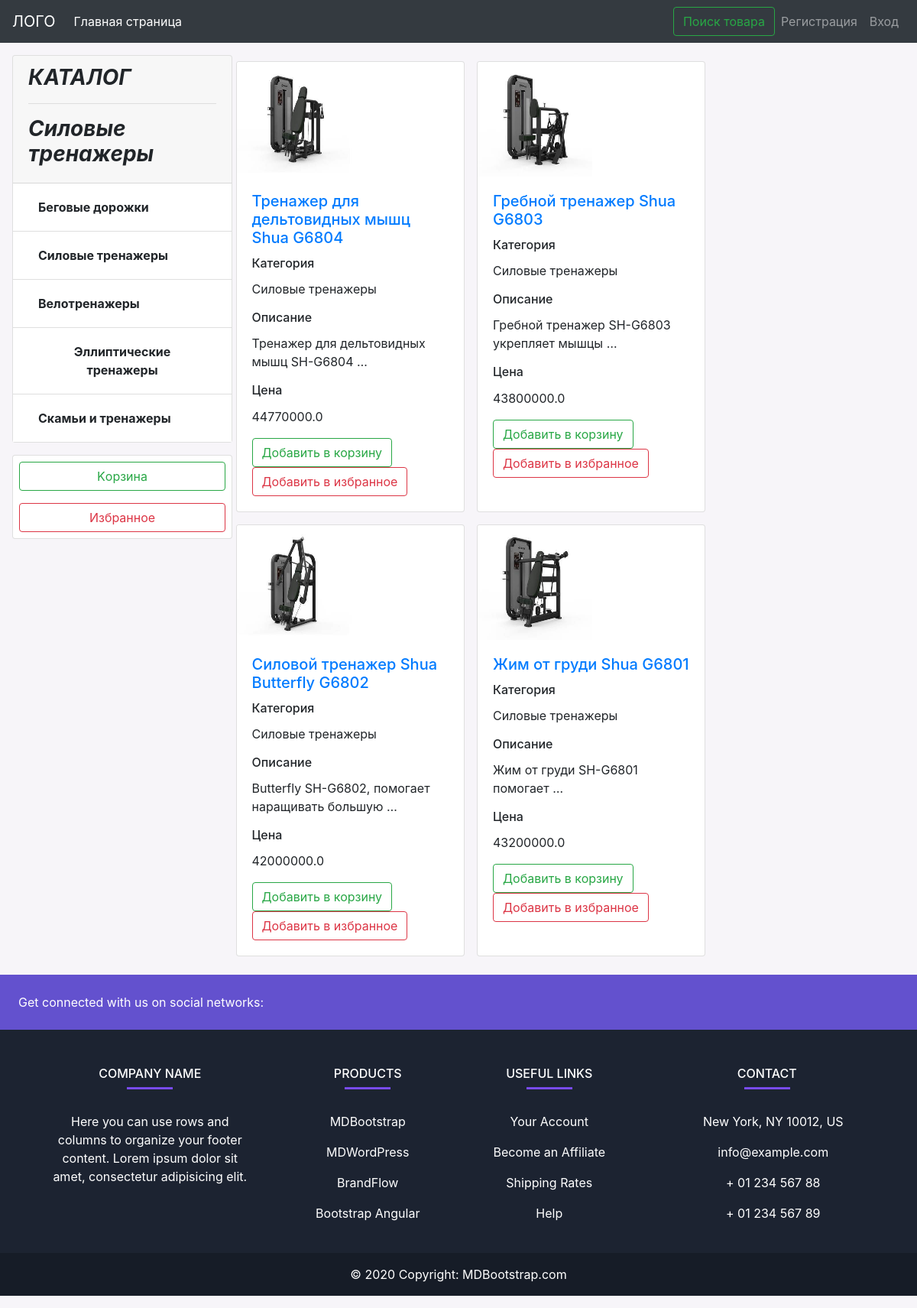
The app's page /category/2/ with its own data.
### shop/models.py (models this page shows, shortened)
class Category(models.Model):
    title = models.CharField(max_length=250, verbose_name='Категория')
    def __str__(self):
        return self.title
    class Meta:
        verbose_name = 'Категория'
        verbose_name_plural = 'Категории'

class Shop(models.Model):
    title = models.CharField(max_length=250, verbose_name='Название')
    description = models.TextField(verbose_name='Описание')
    price = models.FloatField(verbose_name='Цена')
    photo = models.ImageField(upload_to='product/', null=False, verbose_name='Фото')
    category = models.ForeignKey('Category', on_delete=models.CASCADE)
    class Meta:
        verbose_name = 'Продукт'
        verbose_name_plural = 'Продукты'

### shop/views.py (the view)
# urls.py: path('category/<int:category_id>/', category_page, name='category_page'),
def category_page(request, category_id):
    category = Category.objects.get(id=category_id)
    shops = Shop.objects.filter(category=category)
    categories = Category.objects.all()
    context = {
        'title': category.title,
        'category': category,
        'shops': shops,
        'categories': categories
    }
    return render(request, 'shop/main_page.html', context)

### shop/templates/shop/main_page.html (shortened to what this page needs)
{% extends 'base.html' %}
{% block main %}
<div class="m-3">
    <div class="row">
        <div class="col-md-3">
            <div class="card" style="width: 18rem;">
                <div class="card-header">
                    <h3>
                        <b><i>КАТАЛОГ
                            <hr>
                            {{category.title}}</i></b>
                    </h3>
                </div>
                <div class="categories d-flex justify-content-between">
                    <ul class="list-group list-group-flush">
                        {% for category in categories %}
                        <li class="list-group-item">
                            <a class="btn" href="{% url 'main:category_page' category.id %}">
                                <b>{{ category.title }}</b>
                            </a>
                        </li>
                        {% endfor %}
                    </ul>
                </div>
            </div>
            <div class="card mt-3 mb-3" style="width: 18rem;">
                <a href="{% url 'basket:my_basket' %}" class="btn btn-outline-success m-2">Kорзинa</a>
                <a href="{% url 'favorites:favorite_list' %}" class="btn btn-outline-danger m-2">Избранное</a>
            </div>
        </div>
        <div class="col-md-9">
            <div class="row row-cols-1 row-cols-md-3 g-4">
                {% for shop in shops %}
                <div class="card m-2" style="width: 18rem;">
                    <img class="card-img-top img-fluid" src="{{ shop.photo.url }}"
                         style="width: 150px; height: 150px;" alt="Small image">
                    <div class="card-body">
                        <h5 class="card-title">
                            <a href="{% url 'main:shop_detail' shop.pk %}">{{ shop.title}}</a>
                        </h5>
                        <h6 class="card-title">Категория</h6>
                        <p class="card-text">{{ shop.category }}</p>
                        <h6 class="card-title">Описание</h6>
                        <p class="card-text">{{ shop.description|truncatewords:5 }}</p>
                        <h6 class="card-title">Цена</h6>
                        <p class="card-text">{{ shop.price }}</p>
                        <a href="{% url 'basket:basket_add' shop.id %}" class="btn btn-outline-success">Добавить в
                            корзину</a>
                        <a href="{% url 'favorites:add_to_favorites' shop.id %}" class="btn btn-outline-danger">Добавить в
                            избранное</a>
                    </div>
                </div>
                {% endfor %}
            </div>
        </div>
    </div>
</div>
{% endblock main %}

### records on screen
Category: title "Силовые тренажеры"
Category: title "Беговые дорожки"
Category: title "Велотренажеры"
Category: title "Эллиптические тренажеры"
Category: title "Скамьи и тренажеры"
Shop: photo (picture), title "Тренажер для дельтовидных мышц Shua G6804", category "Силовые тренажеры", description "Тренажер для дельтовидных мышц SH-G6804 …", price "44770000.0"
Shop: photo (picture), title "Гребной тренажер Shua G6803", category "Силовые тренажеры", description "Гребной тренажер SH-G6803 укрепляет мышцы …", price "43800000.0"
Shop: photo (picture), title "Cиловой тренажер Shua Butterfly G6802", category "Силовые тренажеры", description "Butterfly SH-G6802, помогает наращивать большую …", price "42000000.0"
Shop: photo (picture), title "Жим от груди Shua G6801", category "Силовые тренажеры", description "Жим от груди SH-G6801 помогает …", price "43200000.0"
